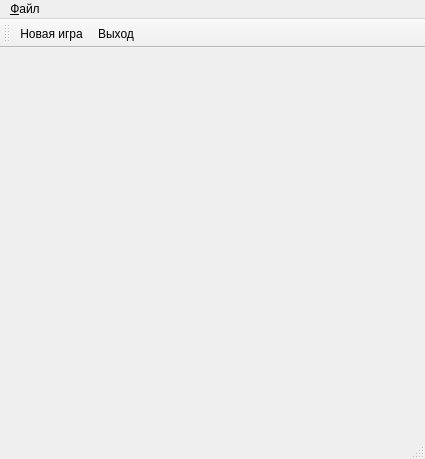
<?xml version="1.0" encoding="UTF-8"?>
<ui version="4.0">
 <class>MainWindow</class>
 <widget class="QMainWindow" name="MainWindow">
  <property name="geometry">
   <rect>
    <x>0</x>
    <y>0</y>
    <width>425</width>
    <height>459</height>
   </rect>
  </property>
  <property name="windowTitle">
   <string>TicTacToe</string>
  </property>
  <widget class="QWidget" name="centralwidget">
   <layout class="QVBoxLayout" name="verticalLayout">
    <item>
     <widget class="QLabel" name="player1">
      <property name="font">
       <font>
        <pointsize>16</pointsize>
       </font>
      </property>
      <property name="text">
       <string/>
      </property>
      <property name="alignment">
       <set>Qt::AlignCenter</set>
      </property>
     </widget>
    </item>
    <item>
     <widget class="TictactoeWidget" name="gameBoard" native="true">
      <property name="enabled">
       <bool>false</bool>
      </property>
     </widget>
    </item>
    <item>
     <widget class="QLabel" name="player2">
      <property name="font">
       <font>
        <pointsize>16</pointsize>
       </font>
      </property>
      <property name="text">
       <string/>
      </property>
      <property name="alignment">
       <set>Qt::AlignCenter</set>
      </property>
     </widget>
    </item>
   </layout>
  </widget>
  <widget class="QMenuBar" name="menubar">
   <property name="geometry">
    <rect>
     <x>0</x>
     <y>0</y>
     <width>425</width>
     <height>21</height>
    </rect>
   </property>
   <widget class="QMenu" name="menu">
    <property name="title">
     <string>&amp;Файл</string>
    </property>
    <addaction name="actionNew_Game"/>
    <addaction name="separator"/>
    <addaction name="actionQuit"/>
   </widget>
   <addaction name="menu"/>
  </widget>
  <widget class="QStatusBar" name="statusbar"/>
  <widget class="QToolBar" name="toolBar">
   <property name="windowTitle">
    <string>toolBar</string>
   </property>
   <attribute name="toolBarArea">
    <enum>TopToolBarArea</enum>
   </attribute>
   <attribute name="toolBarBreak">
    <bool>false</bool>
   </attribute>
   <addaction name="actionNew_Game"/>
   <addaction name="actionQuit"/>
  </widget>
  <action name="actionNew_Game">
   <property name="icon">
    <iconset resource="resources.qrc">
     <normaloff>:/newgame.png</normaloff>:/newgame.png</iconset>
   </property>
   <property name="text">
    <string>Новая игра</string>
   </property>
   <property name="toolTip">
    <string>Начать новую игру</string>
   </property>
   <property name="shortcut">
    <string>Ctrl+N</string>
   </property>
  </action>
  <action name="actionQuit">
   <property name="icon">
    <iconset resource="resources.qrc">
     <normaloff>:/application-exit.png</normaloff>:/application-exit.png</iconset>
   </property>
   <property name="text">
    <string>Выход</string>
   </property>
   <property name="toolTip">
    <string>Выйти из программы</string>
   </property>
   <property name="shortcut">
    <string>Ctrl+Q</string>
   </property>
  </action>
 </widget>
 <customwidgets>
  <customwidget>
   <class>TictactoeWidget</class>
   <extends>QWidget</extends>
   <header>TicTacToeWidget.h</header>
   <container>1</container>
  </customwidget>
 </customwidgets>
 <resources>
  <include location="resources.qrc"/>
 </resources>
 <connections/>
</ui>
